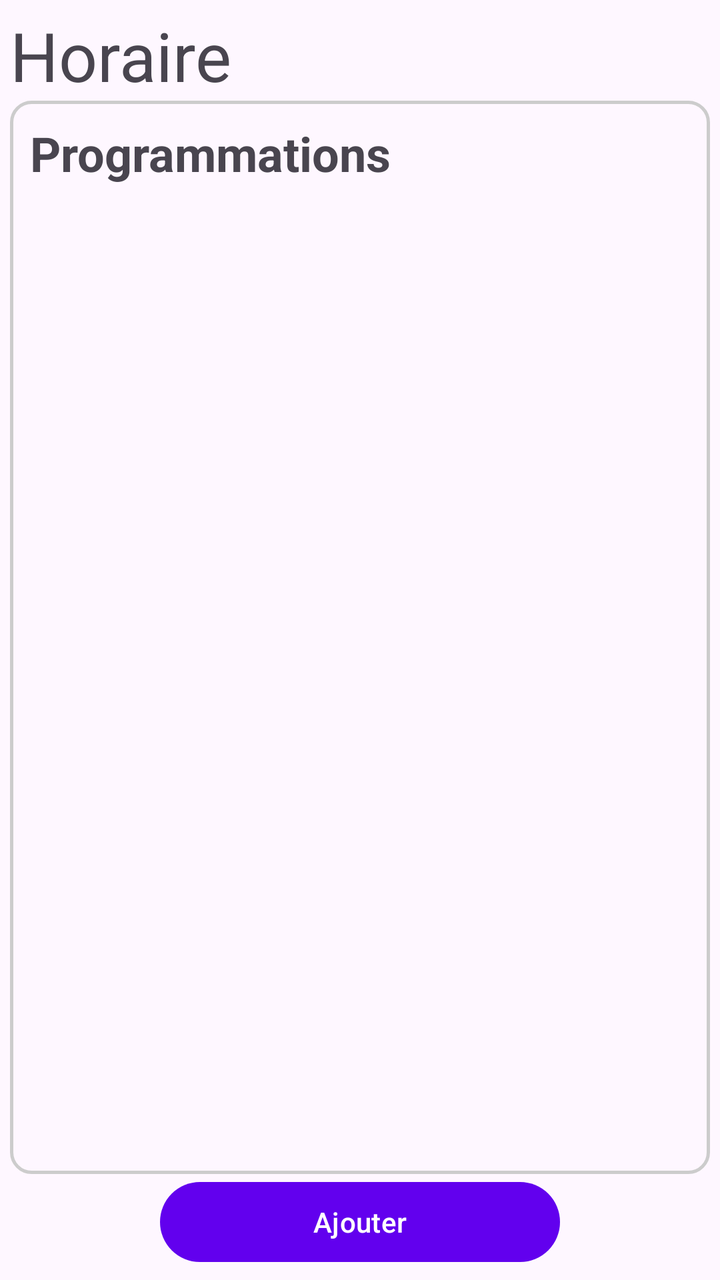
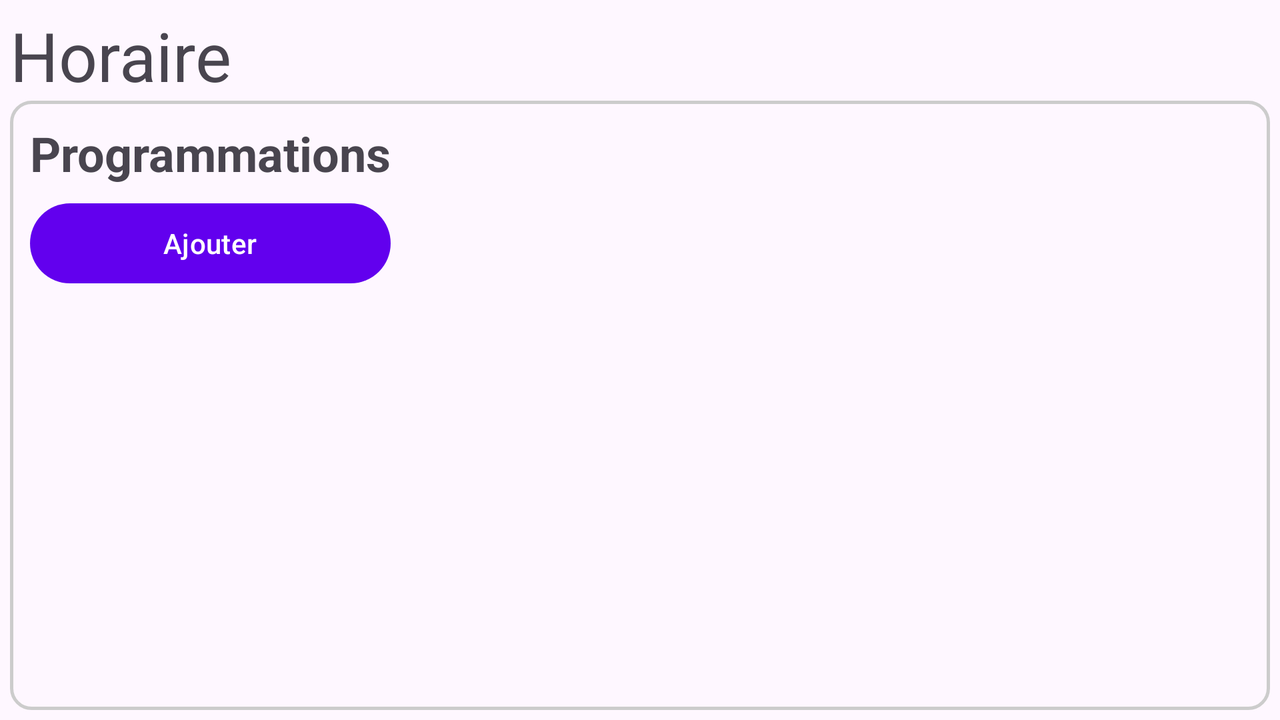

One screen, two layout resources from the same app: the default and the repository's alternative for another configuration. Each is rendered where Android would select it; the XML of both is given below.
<!-- AndroidManifest.xml: application theme Theme.ObjetConnecteApplication -->
<!-- res/layout/fragment_horaire.xml -->
<?xml version="1.0" encoding="utf-8"?>
<androidx.constraintlayout.widget.ConstraintLayout xmlns:android="http://schemas.android.com/apk/res/android"
    xmlns:app="http://schemas.android.com/apk/res-auto"
    xmlns:tools="http://schemas.android.com/tools"
    android:layout_width="match_parent"
    android:layout_height="match_parent">

    <TextView
        android:id="@+id/tv_titre_vue_horaire"
        android:layout_width="wrap_content"
        android:layout_height="wrap_content"
        android:layout_marginStart="5dp"
        android:layout_marginTop="5dp"
        android:text="@string/horaire"
        android:textSize="34sp"
        app:layout_constraintStart_toStartOf="parent"
        app:layout_constraintTop_toTopOf="parent" />

    <androidx.constraintlayout.widget.ConstraintLayout
        android:id="@+id/layout_programmation"
        android:layout_width="0dp"
        android:layout_height="0dp"
        android:layout_marginStart="5dp"
        android:layout_marginEnd="5dp"
        android:background="@drawable/customborder"
        app:layout_constraintBottom_toTopOf="@+id/btn_ajouter_programmation"
        app:layout_constraintEnd_toEndOf="parent"
        app:layout_constraintHeight_max="600dp"
        app:layout_constraintStart_toStartOf="parent"
        app:layout_constraintTop_toBottomOf="@+id/tv_titre_vue_horaire">

        <TextView
            android:id="@+id/tv_programmation_titre"
            android:layout_width="wrap_content"
            android:layout_height="wrap_content"
            android:text="@string/programmations"
            android:textSize="24sp"
            android:textStyle="bold"
            app:layout_constraintStart_toStartOf="parent"
            app:layout_constraintTop_toTopOf="parent" />

        <ListView
            android:id="@+id/lv_programmation"
            android:layout_width="0dp"
            android:layout_height="578dp"
            android:layout_marginTop="5dp"
            android:divider="@null"
            android:dividerHeight="10dp"
            app:layout_constraintEnd_toEndOf="parent"
            app:layout_constraintStart_toStartOf="parent"
            app:layout_constraintTop_toBottomOf="@+id/tv_programmation_titre" />
    </androidx.constraintlayout.widget.ConstraintLayout>

    <Button
        android:id="@+id/btn_ajouter_programmation"
        android:layout_width="200dp"
        android:layout_height="wrap_content"
        android:layout_marginBottom="5dp"
        android:text="@string/ajouter"
        app:layout_constraintBottom_toBottomOf="parent"
        app:layout_constraintEnd_toEndOf="parent"
        app:layout_constraintStart_toStartOf="parent" />

</androidx.constraintlayout.widget.ConstraintLayout>
<!-- resources referenced by this layout -->
<resources>
  <!-- drawable customborder (drawable) -->
  <?xml version="1.0" encoding="UTF-8"?>
  <shape xmlns:android="http://schemas.android.com/apk/res/android" android:shape="rectangle">
      <corners android:radius="10dp"/>
      <padding android:left="10dp" android:right="10dp" android:top="10dp" android:bottom="10dp"/>
      <stroke android:width="1.5dp" android:color="#CCCCCC"/>
  </shape>
  <string name="ajouter">Ajouter</string>
  <string name="horaire">Horaire</string>
  <string name="programmations">Programmations</string>
  <style name="Theme.ObjetConnecteApplication" parent="Base.Theme.ObjetConnecteApplication" />
  <style name="Base.Theme.ObjetConnecteApplication" parent="Theme.Material3.DayNight.NoActionBar">
          
          <item name="colorPrimary">@color/colorPrimary</item> 
          <item name="colorOnPrimary">@color/colorOnPrimary</item> 
  
          <item name="colorSecondary">@color/colorSecondary</item> 
          <item name="colorOnSecondary">@color/colorOnSecondary</item> 
  
          
          <item name="buttonStyle">@style/ButtonStyle</item>
      </style>
  <color name="colorPrimary">#6200EE</color>
  <color name="colorOnPrimary">#FFFFFF</color>
  <color name="colorSecondary">#03DAC6</color>
  <color name="colorOnSecondary">#000000</color>
  <style name="ButtonStyle">
          <item name="android:backgroundTint">@color/colorButtonBackground</item>
          <item name="android:textColor">@color/colorButtonText</item>
      </style>
  <color name="colorButtonBackground">#FF6200</color>
  <color name="colorButtonText">#FFFFFF</color>
</resources>
<!-- res/layout-land/fragment_horaire.xml (the repository's variant of the layout above) -->
<!-- drawn on the phone turned sideways -->
<?xml version="1.0" encoding="utf-8"?>
<androidx.constraintlayout.widget.ConstraintLayout xmlns:android="http://schemas.android.com/apk/res/android"
    xmlns:app="http://schemas.android.com/apk/res-auto"
    xmlns:tools="http://schemas.android.com/tools"
    android:layout_width="match_parent"
    android:layout_height="match_parent">

    <TextView
        android:id="@+id/tv_titre_vue_horaire"
        android:layout_width="wrap_content"
        android:layout_height="wrap_content"
        android:layout_marginStart="5dp"
        android:layout_marginTop="5dp"
        android:text="@string/horaire"
        android:textSize="34sp"
        app:layout_constraintStart_toStartOf="parent"
        app:layout_constraintTop_toTopOf="parent" />

    <androidx.constraintlayout.widget.ConstraintLayout
        android:id="@+id/layout_programmation"
        android:layout_width="0dp"
        android:layout_height="0dp"
        android:layout_marginStart="5dp"
        android:layout_marginEnd="5dp"
        android:layout_marginBottom="5dp"
        android:background="@drawable/customborder"
        app:layout_constraintBottom_toBottomOf="parent"
        app:layout_constraintEnd_toEndOf="parent"
        app:layout_constraintHeight_max="600dp"
        app:layout_constraintStart_toStartOf="parent"
        app:layout_constraintTop_toBottomOf="@+id/tv_titre_vue_horaire">

        <TextView
            android:id="@+id/tv_programmation_titre"
            android:layout_width="wrap_content"
            android:layout_height="wrap_content"
            android:text="@string/programmations"
            android:textSize="24sp"
            android:textStyle="bold"
            app:layout_constraintStart_toStartOf="parent"
            app:layout_constraintTop_toTopOf="parent" />

        <Button
            android:id="@+id/btn_ajouter_programmation"
            android:layout_width="0dp"
            android:layout_height="wrap_content"
            android:layout_marginTop="5dp"
            android:text="@string/ajouter"
            app:layout_constraintEnd_toEndOf="@+id/tv_programmation_titre"
            app:layout_constraintStart_toStartOf="@+id/tv_programmation_titre"
            app:layout_constraintTop_toBottomOf="@+id/tv_programmation_titre" />

        <ListView
            android:id="@+id/lv_programmation"
            android:layout_width="0dp"
            android:layout_height="0dp"
            android:layout_marginStart="10dp"
            android:layout_marginEnd="10dp"
            android:divider="@null"
            android:dividerHeight="10dp"
            app:layout_constraintBottom_toBottomOf="parent"
            app:layout_constraintEnd_toEndOf="parent"
            app:layout_constraintStart_toEndOf="@+id/btn_ajouter_programmation"
            app:layout_constraintTop_toTopOf="parent" />
    </androidx.constraintlayout.widget.ConstraintLayout>

</androidx.constraintlayout.widget.ConstraintLayout>
